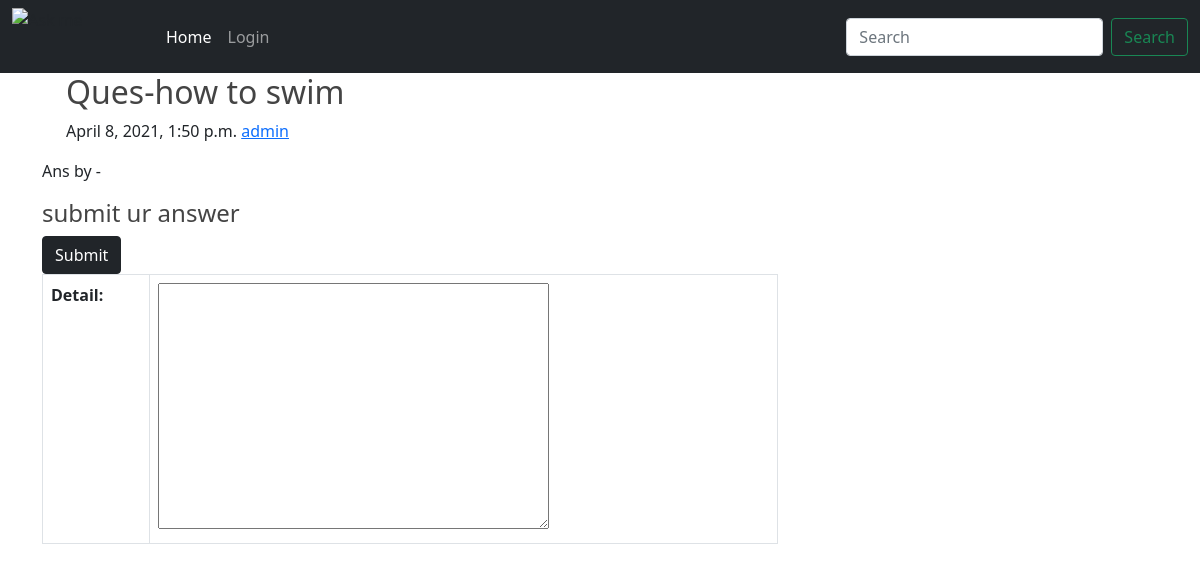
/detail/1, run on the app's committed database.
### main/models.py (models this page shows, shortened)
class Question(models.Model):
    user=models.ForeignKey(User,on_delete=models.CASCADE)
    title=models.CharField(max_length=300)
    detail=models.TextField()
    add_time=models.DateTimeField(auto_now_add=True)

class Answer(models.Model):
    question=models.ForeignKey(Question,on_delete=models.CASCADE)
    detail = models.TextField()
    user=models.ForeignKey(User,on_delete=models.CASCADE,null=True)
    add_time = models.DateTimeField(auto_now_add=True)

### main/views.py (the view, shortened to what this page needs)
# urls.py: path('detail/<int:id>', views.detail, name='detail'),
def detail(request, id):
    quest=Question.objects.get(pk=id)
    ans=Answer.objects.all()
    answer=Answer.objects.filter(question=quest)
    answerform=AnswerForm
    return render(request,'detail.html',{'quest':quest,'answer':answer,'answerform':answerform,'ans':ans})

### templates/detail.html (shortened to what this page needs)
{% extends "base.html" %}
{% block body %}
<div class="container">
    <h2>Ques-{{quest.title}}</h2>
    <p>
        <span>{{quest.add_time}}</span>
        <a href='#'>{{quest.user.username}}</a>
    </p>
</div>
{% for ans in ans %}
    <div class="col-11">
        <p>
        Ans by {{answer.user.username}} - {{answer.detail}}
        </p>
    </div>
{%endfor%}
<h4>submit ur answer</h4>
<form method="post">
    <table class='table table-bordered'>
        {{answerform.as_table}}
        <Input type="submit" class="btn btn-dark"/>
    </table>
</form>
{% endblock %}

### main/static/askme/main.css (style rules this page uses)
h1, h2, h3, h4, h5, h6 { color: #444444; }

### data on the page
Question: title "how to swim", add_time "April 8, 2021, 1:50 p.m.", user.username "admin"
